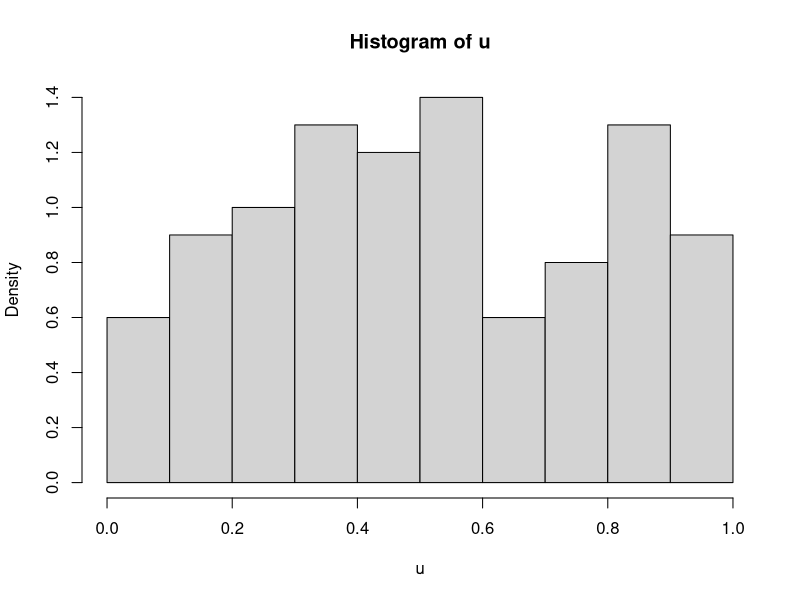
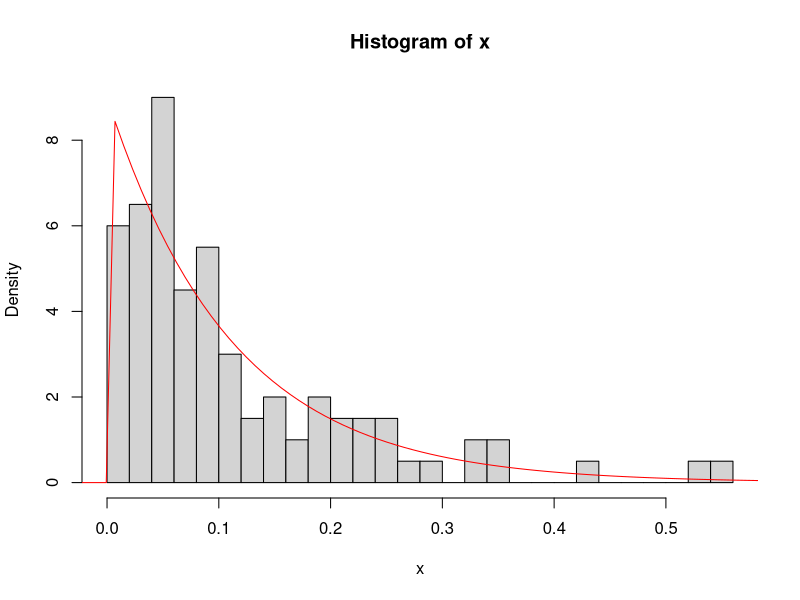
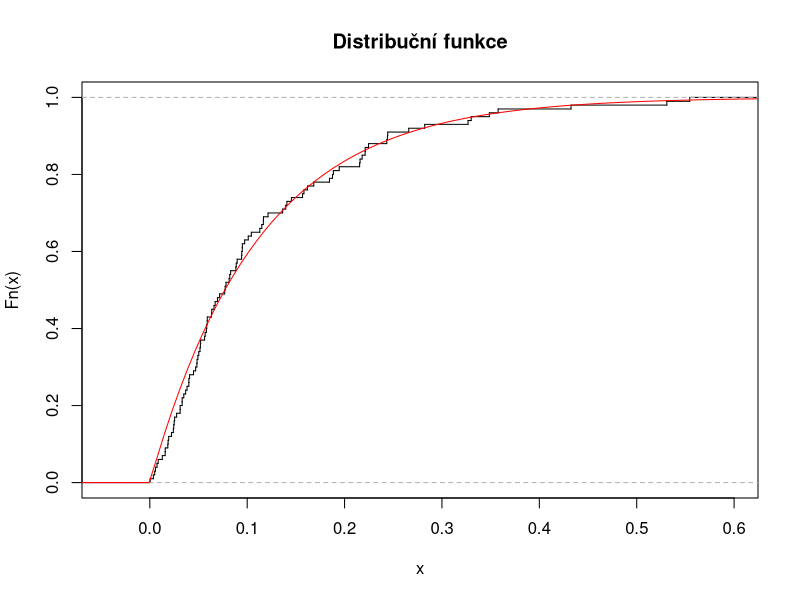
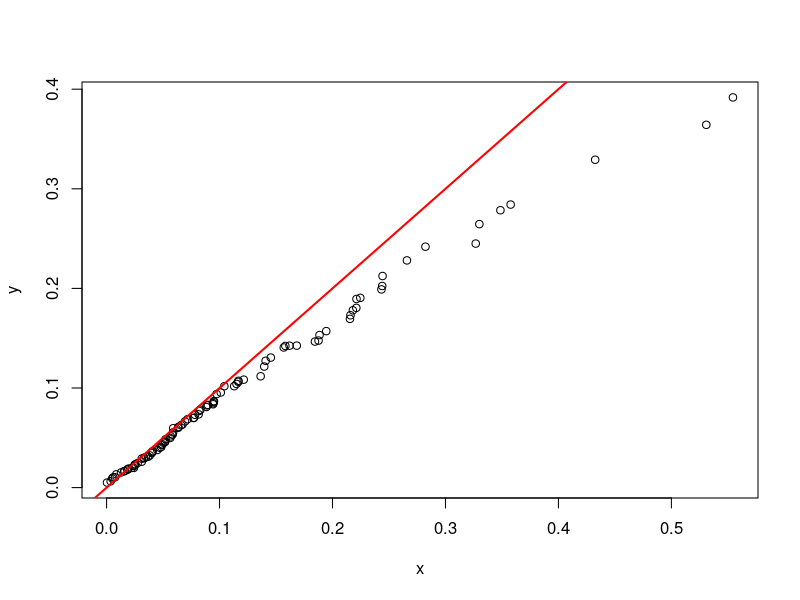
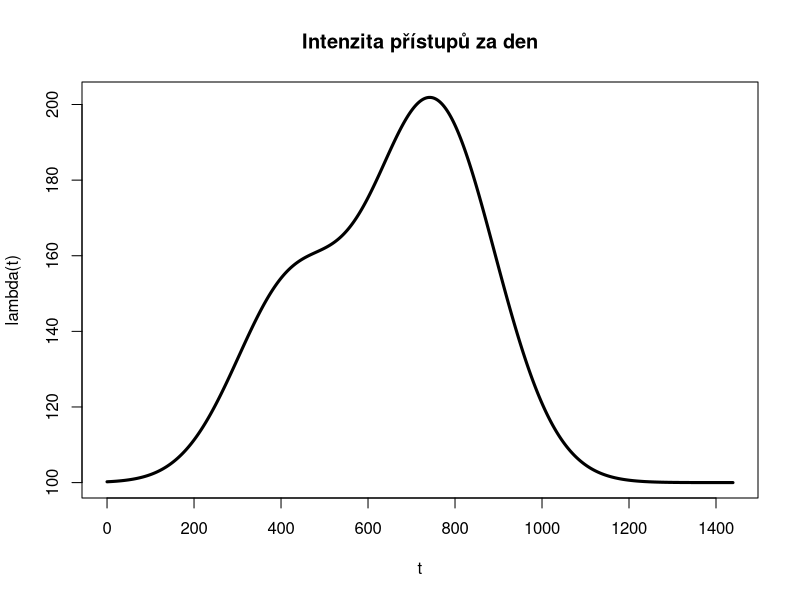
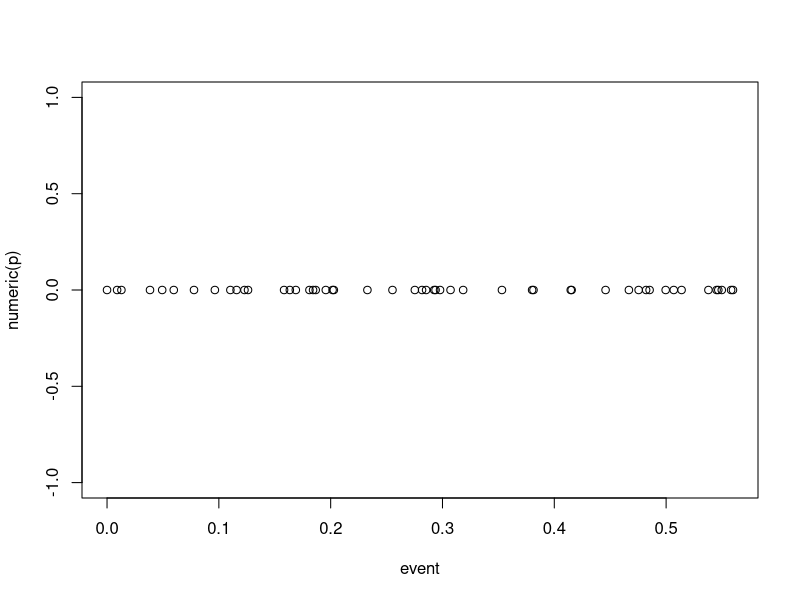

The R script that drew these images, in order: (Note: this script raises an error after producing the figures.)
# http://en.wikipedia.org/wiki/Exponential_distribution#Generating_exponential_variates
K = nchar('Tomas') # jmeno
L = nchar('Nesrovnal') # prijmeni

#################################################################
# 1

n = K*20
u=runif(n, min=0, max=1) # Generuje n náhodných hodnot z UNIF(0,1)
x=-log(1-u)/L # Exp rozdělení z rovnoměrného inverzní distr. fcí.

#################################################################
# 1.2
hist(u, freq=FALSE)
hist(x, breaks=5*K, freq=FALSE) # Histogram našich hodnot
#help(hist) freq --> logical;
#if TRUE, the histogram graphic is a representation of frequencies, the counts component of the result;
#if FALSE, probability densities, component density, are plotted (so that the histogram has a total area of one).
xWidth=max(x)-min(x) # Rozpětí hodnot
xGrid=seq(min(x)-0.2*xWidth,max(x)+0.2*xWidth,length=n) # vytvoří hodnoty kvantilů (?)
lines (xGrid,dexp(xGrid, rate=L), col='red') # přiloží graf hustoty k histogramu

################################################################
# 1.3
plot(ecdf(x), verticals=TRUE, do.points = FALSE, main="Distribuční funkce") # Opsáno ze zadáni, graf emp. exp. fce
lines (xGrid,pexp(xGrid, rate = L), col='red')  # přiloží graf teoretické fce

################################################################
# 1.4
y=rexp(n, rate=L) # hodnoty ze stejného rozdělení jako se kterým porovnáváme
qqplot(x, y)
abline(0,1, col='red', lwd=2)
#Pokud jsou hodnoty obou rozdělení stejné, ležely by na červené čáře. Hodnoty nejdál od čáry se nejvíce vychylují.

################################################################
# 1.5

################################################################
# 1.6

chisq.test(x, p=y/sum(y)) 

# Chi-squared test for given probabilities
# data:  x
# X-squared = 58.0799, df = 99, p-value = 0.9997
# Warning message:
# In chisq.test(x, p = y/sum(y)) : Chi-squared approximation may be incorrect

#TODO: najit ks.test a zkusit to podle toho

###############################################################
# 2.1

# opsano z eduxu: 2.I
lambda = function(t){100+50*exp(-(t-420)^2/(3600*L))+100*exp(-(L*(-30*L+t-480)^2)/360000)}
# prvni perioda
t=seq(0,24*60-1)
#TODO: popsat osu v levo
plot(t,lambda(t),lty="solid",lwd=3,type='l', main="Intenzita přístupů za den")
###############################################################
# 2.2

p = K*10 # prichod
event = numeric(p) #array TODO: prejmenovat
s = 10^-6 # step TODO: vypocitat z lamdy
t = 0 # time = Aktuální čas
i = 0 # iterator

# Cyklus simuluje ubíhající čas (po skocích delta) a na základě
# funkce lambda generuje příchod zákazníka
while(i < p) {
  if (runif(1, min=0, max=1) < lambda(t) * s) {
    event[i] = t # oznacime cas udalosti
    i = i + 1                     # Zvýšíme index
  }
  t = t + s
} 
plot(event, numeric(p))

#################################################################
# 2.3

per_minute = numeric(24*(60))    # Vektor uschovávající počet příchodů za minutu
delta      = 1 / 1000             # Delta t
j          = 0                    # Index
tau        = 0                    # Aktuální bod na časové ose

# Bacha běží to fakt dlouho, nezvyšujte moc deltu !!!
# Cyklus simuluje ubíhající čas (po skocích delta) a zvyšuje četnost příchodu na základě fce lambda
# Četnost výskytů se akumuluje do "binů" šířky jedné minuty
while (j<24*60) {
  j = tau %/% 1                   # Přiřadíme j dolní celou část tau 
  tau = tau + delta               # Tau zvýšíme o delta t
  rand = runif(1, min=0, max=1)   # Náhodná hodnota
  if (rand < lambda(j) * delta) { # S danou pravděpodobností nastane událost
    per_minute[j+1] = per_minute[j+1] + 1
  }
}

write(per_minute, file = "per_minute.txt", ncolumns = 1, append = FALSE)

# Doporučovaný histogram nepotřebuju, mám hodnoty v per_minute
plot (t,per_minute, lwd=1, type='l')   # Vykreslí experimentálně zjištěná data
lines (t,lambda(t), lwd=3, col='red')  # Přiloží graf teoretické fce



############################################################################
# 3
kuryr = K/(K+L)                   # Pravděpodobnost, že si vezmou kurýra
per_minute_kuryr = numeric(24*60) # Vektor uschovávající počet odvozů kurýrem

i = 1                             # Index
# Cyklus prochází všechny minutové výskyty a spočíta pravděpodobnosti, že zákazník použije kurýra
while (i<=24*60) {
  j = 1                           # Index
  while (j<=per_minute[i]) {
    rand = runif(1, min=0, max=1) # Náhodná hodnota
    if (rand < kuryr) {           # S danou pravděpodobností zvolí kurýra
      per_minute_kuryr[i] = per_minute_kuryr[i] + 1
    }
    j = j + 1
  }
  i = i + 1
}

per_minute_posta = per_minute - per_minute_kuryr  # Jednoduchý doplněk

write(per_minute_kuryr, file = "per_minute_kuryr.txt", ncolumns = 1, append = FALSE)
write(per_minute_posta, file = "per_minute_posta.txt", ncolumns = 1, append = FALSE)

plot  (t,per_minute_posta,    lwd=1, col='grey', type='l') # Vykreslí experimentálně zjištěná data
lines (t,lambda(t)*(1-kuryr), lwd=3, col='red')            # Přiloží graf teoretické fce

lines (t,per_minute_kuryr, lwd=1, col='grey', type='l')    # Vykreslí experimentálně zjištěná data
lines (t,lambda(t)*kuryr,  lwd=3, col='blue')              # Přiloží graf teoretické fce
